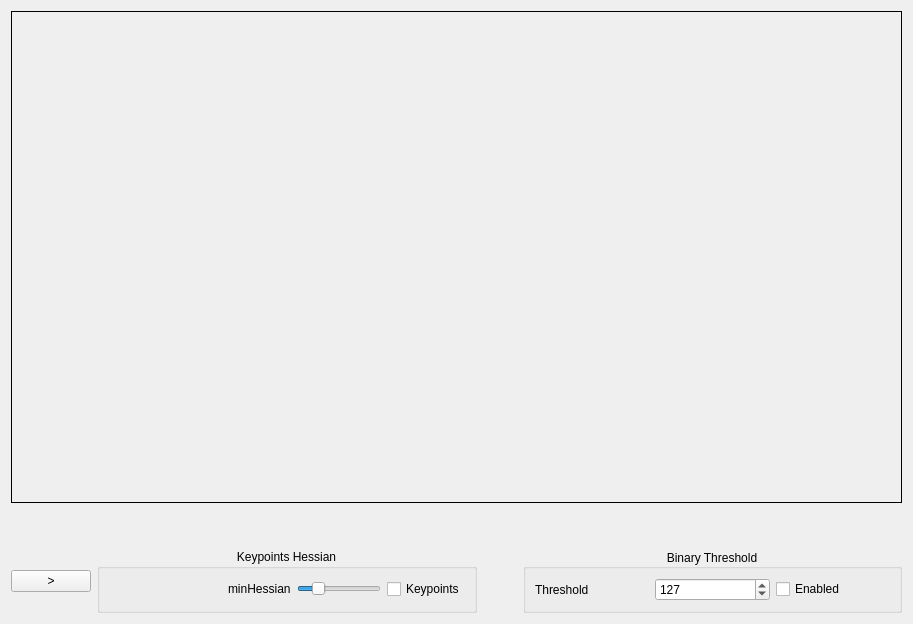
<?xml version="1.0" encoding="UTF-8"?>
<ui version="4.0">
 <class>QCvWidget</class>
 <widget class="QWidget" name="QCvWidget">
  <property name="geometry">
   <rect>
    <x>0</x>
    <y>0</y>
    <width>913</width>
    <height>624</height>
   </rect>
  </property>
  <property name="windowTitle">
   <string>Widget</string>
  </property>
  <layout class="QGridLayout" name="gridLayout">
   <item row="0" column="0">
    <layout class="QVBoxLayout" name="verticalLayout">
     <item>
      <widget class="QLabel" name="labelView">
       <property name="sizePolicy">
        <sizepolicy hsizetype="Expanding" vsizetype="Expanding">
         <horstretch>0</horstretch>
         <verstretch>0</verstretch>
        </sizepolicy>
       </property>
       <property name="styleSheet">
        <string notr="true">border: 1px solid</string>
       </property>
       <property name="text">
        <string/>
       </property>
      </widget>
     </item>
     <item>
      <spacer name="verticalSpacer">
       <property name="orientation">
        <enum>Qt::Vertical</enum>
       </property>
       <property name="sizeType">
        <enum>QSizePolicy::Minimum</enum>
       </property>
       <property name="sizeHint" stdset="0">
        <size>
         <width>20</width>
         <height>40</height>
        </size>
       </property>
      </spacer>
     </item>
     <item>
      <layout class="QHBoxLayout" name="horizontalLayout_3">
       <item>
        <widget class="QPushButton" name="pushButtonPlay">
         <property name="text">
          <string>&gt;</string>
         </property>
        </widget>
       </item>
       <item>
        <widget class="QGroupBox" name="groupBox_2">
         <property name="sizePolicy">
          <sizepolicy hsizetype="Expanding" vsizetype="Minimum">
           <horstretch>0</horstretch>
           <verstretch>0</verstretch>
          </sizepolicy>
         </property>
         <property name="title">
          <string>Keypoints Hessian</string>
         </property>
         <property name="alignment">
          <set>Qt::AlignHCenter|Qt::AlignTop</set>
         </property>
         <layout class="QGridLayout" name="gridLayout_3">
          <item row="0" column="1">
           <layout class="QHBoxLayout" name="horizontalLayout_2">
            <item>
             <widget class="QLabel" name="label">
              <property name="text">
               <string>minHessian</string>
              </property>
             </widget>
            </item>
            <item>
             <widget class="QSlider" name="horizontalSliderMinHessian">
              <property name="minimum">
               <number>1</number>
              </property>
              <property name="maximum">
               <number>250</number>
              </property>
              <property name="value">
               <number>50</number>
              </property>
              <property name="orientation">
               <enum>Qt::Horizontal</enum>
              </property>
             </widget>
            </item>
            <item>
             <widget class="QCheckBox" name="checkBoxEnabledKeypoints">
              <property name="text">
               <string>Keypoints</string>
              </property>
             </widget>
            </item>
           </layout>
          </item>
          <item row="0" column="0">
           <spacer name="horizontalSpacer">
            <property name="orientation">
             <enum>Qt::Horizontal</enum>
            </property>
            <property name="sizeType">
             <enum>QSizePolicy::MinimumExpanding</enum>
            </property>
            <property name="sizeHint" stdset="0">
             <size>
              <width>40</width>
              <height>20</height>
             </size>
            </property>
           </spacer>
          </item>
         </layout>
        </widget>
       </item>
       <item>
        <spacer name="horizontalSpacer_2">
         <property name="orientation">
          <enum>Qt::Horizontal</enum>
         </property>
         <property name="sizeType">
          <enum>QSizePolicy::Minimum</enum>
         </property>
         <property name="sizeHint" stdset="0">
          <size>
           <width>40</width>
           <height>20</height>
          </size>
         </property>
        </spacer>
       </item>
       <item>
        <widget class="QGroupBox" name="groupBox">
         <property name="sizePolicy">
          <sizepolicy hsizetype="Expanding" vsizetype="Minimum">
           <horstretch>0</horstretch>
           <verstretch>0</verstretch>
          </sizepolicy>
         </property>
         <property name="mouseTracking">
          <bool>false</bool>
         </property>
         <property name="title">
          <string>Binary Threshold</string>
         </property>
         <property name="alignment">
          <set>Qt::AlignCenter</set>
         </property>
         <property name="checkable">
          <bool>false</bool>
         </property>
         <layout class="QGridLayout" name="gridLayout_2">
          <item row="0" column="1">
           <layout class="QHBoxLayout" name="horizontalLayout">
            <item>
             <widget class="QLabel" name="label_2">
              <property name="text">
               <string>Threshold</string>
              </property>
             </widget>
            </item>
            <item>
             <widget class="QSpinBox" name="spinBoxBinaryThreshold">
              <property name="maximum">
               <number>255</number>
              </property>
              <property name="value">
               <number>127</number>
              </property>
             </widget>
            </item>
            <item>
             <widget class="QCheckBox" name="checkBoxEnabledBinaryThreshold">
              <property name="text">
               <string>Enabled</string>
              </property>
             </widget>
            </item>
           </layout>
          </item>
         </layout>
        </widget>
       </item>
      </layout>
     </item>
    </layout>
   </item>
  </layout>
 </widget>
 <resources/>
 <connections/>
</ui>
